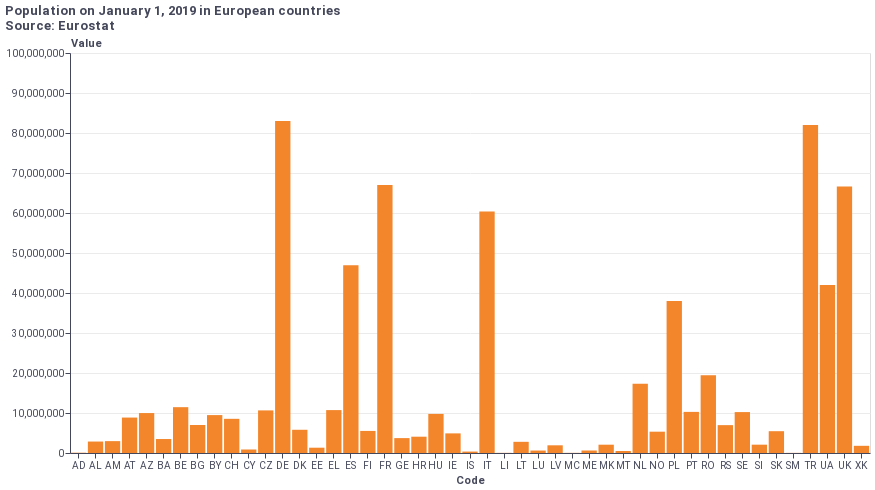

Here is the notebook cell this chart was saved with:
### Code cell
show_population()

### Figure 1 — Vega-Lite specification as saved in the notebook (floating-point values rounded to 4 significant figures)
{"config": {"title": {"font": "Roboto", "color": "#44475A"}, "axisX": {"labelFont": "Roboto", "titleFont": "Roboto", "gridColor": "#EBEBEB", "labelColor": "#44475A", "tickColor": "#44475A", "titleColor": "#44475A", "domainColor": "#44475A", "labelAngle": 0}, "axisY": {"labelFont": "Roboto", "titleFont": "Roboto", "gridColor": "#EBEBEB", "labelColor": "#44475A", "tickColor": "#44475A", "titleColor": "#44475A", "domainColor": "#44475A"}, "header": {"labelFont": "Roboto", "titleFont": "Roboto", "labelColor": "#44475A", "titleColor": "#44475A"}, "legend": {"labelFont": "Roboto", "titleFont": "Roboto", "labelColor": "#44475A", "titleColor": "#44475A"}, "text": {"color": "#44475A"}, "rule": {"color": "#44475A"}, "background": "#FFFFFF", "view": {"fill": "#FFFFFF"}}, "data": {"name": "data-e6c1dc5281db5e4c25d928783ed1e809"}, "mark": {"type": "bar", "color": "#F3852A"}, "encoding": {"tooltip": [{"type": "nominal", "field": "code", "title": "Code"}, {"type": "quantitative", "field": "value", "format": ",", "title": "Value"}, {"type": "nominal", "field": "country", "title": "Country"}], "x": {"type": "nominal", "axis": {"title": "Code"}, "field": "code"}, "y": {"type": "quantitative", "axis": {"title": "Value", "titleAlign": "left", "titleAngle": 0, "titleX": 0, "titleY": -5}, "field": "value", "scale": {"domain": [0, 100000000], "type": "linear"}}}, "height": 400, "title": {"text": ["Population on January 1, 2019 in European countries", "Source: Eurostat"], "anchor": "start"}, "width": 800, "$schema": "https://vega.github.io/schema/vega-lite/v4.8.1.json", "datasets": {"data-e6c1dc5281db5e4c25d928783ed1e809": [{"code": "BE", "country": "Belgium", "value": 11455519}, {"code": "BG", "country": "Bulgaria", "value": 7000039}, {"code": "CZ", "country": "Czechia", "value": 10649800}, {"code": "DK", "country": "Denmark", "value": 5806081}, {"code": "DE", "country": "Germany", "value": 83019213}, {"code": "EE", "country": "Estonia", "value": 1324820}, {"code": "IE", "country": "Ireland", "value": 4904240}, {"code": "EL", "country": "Greece", "value": 10724599}, {"code": "ES", "country": "Spain", "value": 46937060}, {"code": "FR", "country": "France", "value": 67012883}, {"code": "HR", "country": "Croatia", "value": 4076246}, {"code": "IT", "country": "Italy", "value": 60359546}, {"code": "CY", "country": "Cyprus", "value": 875899}, {"code": "LV", "country": "Latvia", "value": 1919968}, {"code": "LT", "country": "Lithuania", "value": 2794184}, {"code": "LU", "country": "Luxembourg", "value": 613894}, {"code": "HU", "country": "Hungary", "value": 9772756}, {"code": "MT", "country": "Malta", "value": 493559}, {"code": "NL", "country": "Netherlands", "value": 17282163}, {"code": "AT", "country": "Austria", "value": 8858775}, {"code": "PL", "country": "Poland", "value": 37972812}, {"code": "PT", "country": "Portugal", "value": 10276617}, {"code": "RO", "country": "Romania", "value": 19414458}, {"code": "SI", "country": "Slovenia", "value": 2080908}, {"code": "SK", "country": "Slovakia", "value": 5450421}, {"code": "FI", "country": "Finland", "value": 5517919}, {"code": "SE", "country": "Sweden", "value": 10230185}, {"code": "UK", "country": "United Kingdom", "value": 66647112}, {"code": "IS", "country": "Iceland", "value": 356991}, {"code": "LI", "country": "Liechtenstein", "value": 38378}, {"code": "NO", "country": "Norway", "value": 5328212}, {"code": "CH", "country": "Switzerland", "value": 8544527}, {"code": "ME", "country": "Montenegro", "value": 622182}, {"code": "MK", "country": "North Macedonia", "value": 2077132}, {"code": "AL", "country": "Albania", "value": 2862427}, {"code": "RS", "country": "Serbia", "value": 6963764}, {"code": "TR", "country": "Turkey", "value": 82003882}, {"code": "AD", "country": "Andorra", "value": 76177}, {"code": "BY", "country": "Belarus", "value": 9475174}, {"code": "BA", "country": "Bosnia and Herzegovina", "value": 3492018}, {"code": "XK", "country": "Kosovo", "value": 1795666}, {"code": "MC", "country": "Monaco", "value": 38300}, {"code": "SM", "country": "San Marino", "value": 34590}, {"code": "UA", "country": "Ukraine", "value": 41983564}, {"code": "AM", "country": "Armenia", "value": 2965269}, {"code": "AZ", "country": "Azerbaijan", "value": 9981457}, {"code": "GE", "country": "Georgia", "value": 3723464}]}}
